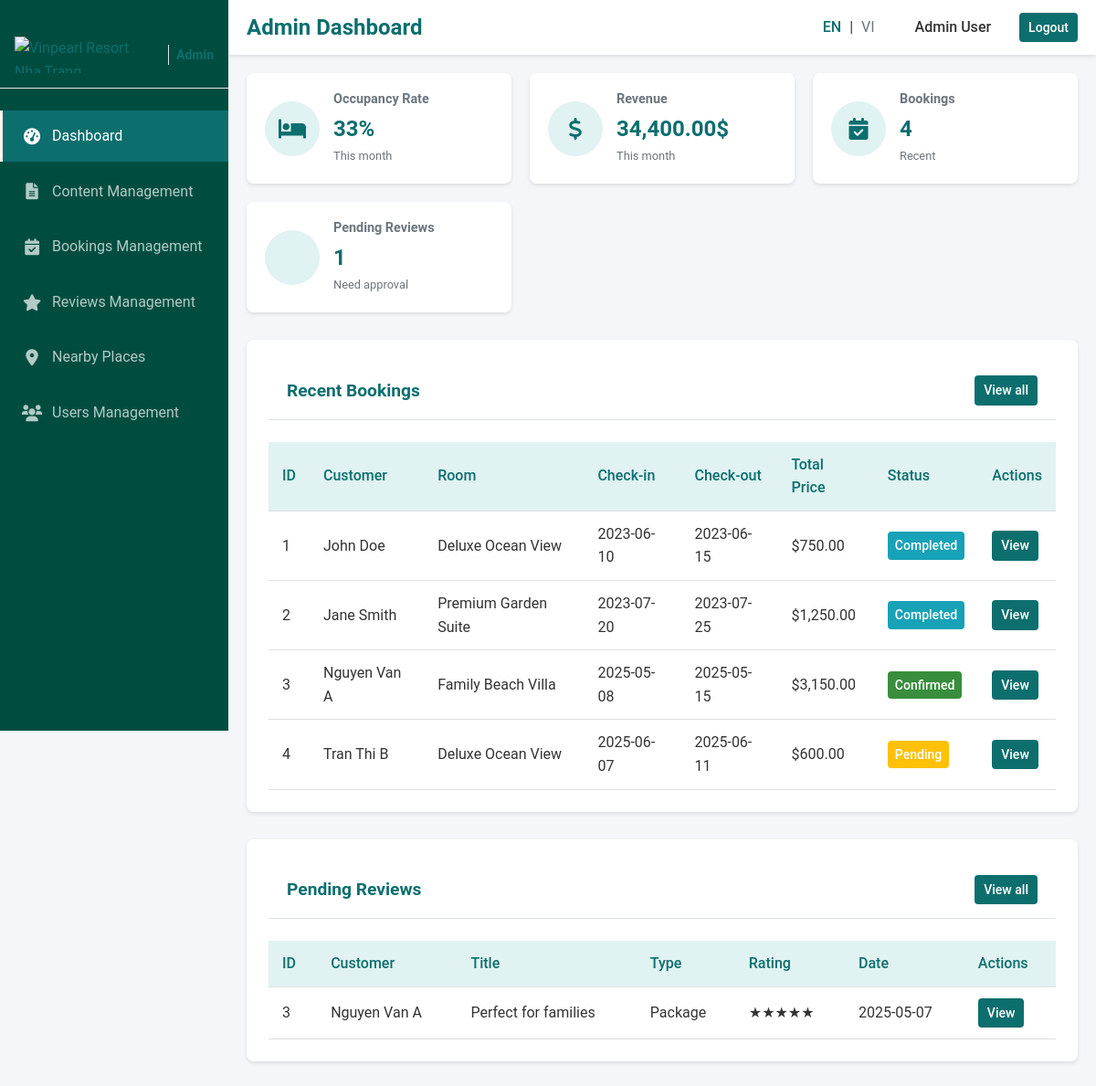
/admin/index.php (signed in), run on the app's committed database.
### tables this page shows
CREATE TABLE users (
  id INT PRIMARY KEY AUTO_INCREMENT,
  email VARCHAR(255) UNIQUE NOT NULL,
  password_hash VARCHAR(255) NOT NULL,
  full_name VARCHAR(255) NOT NULL,
  phone VARCHAR(20),
  is_admin BOOLEAN DEFAULT false,
  created_at TIMESTAMP DEFAULT CURRENT_TIMESTAMP,
  last_login TIMESTAMP NULL
);

CREATE TABLE room_bookings (
  id INT PRIMARY KEY AUTO_INCREMENT,
  user_id INT NOT NULL,
  room_id INT NOT NULL,
  check_in_date DATE NOT NULL,
  check_out_date DATE NOT NULL,
  guests INT NOT NULL,
  total_price DECIMAL(10,2) NOT NULL,
  status ENUM('pending', 'confirmed', 'cancelled', 'completed') DEFAULT 'pending',
  created_at TIMESTAMP DEFAULT CURRENT_TIMESTAMP,
  FOREIGN KEY (user_id) REFERENCES users(id) ON DELETE CASCADE,
  FOREIGN KEY (room_id) REFERENCES rooms(id) ON DELETE CASCADE
);

CREATE TABLE rooms (
  id INT PRIMARY KEY AUTO_INCREMENT,
  name_en VARCHAR(255) NOT NULL,
  name_vi VARCHAR(255) NOT NULL,
  description_en TEXT NOT NULL,
  description_vi TEXT NOT NULL,
  price_per_night DECIMAL(10,2) NOT NULL,
  capacity INT NOT NULL,
  room_size VARCHAR(50) NOT NULL,  
  bed_type VARCHAR(100) NOT NULL,  
  amenities TEXT NOT NULL,  
  image_url VARCHAR(255) NOT NULL,
  is_available BOOLEAN DEFAULT true
);

CREATE TABLE reviews (
  id INT PRIMARY KEY AUTO_INCREMENT,
  user_id INT NOT NULL,
  title_en VARCHAR(255) NOT NULL,
  title_vi VARCHAR(255) NOT NULL,
  content_en TEXT NOT NULL,
  content_vi TEXT NOT NULL,
  rating INT NOT NULL CHECK (rating BETWEEN 1 AND 5),
  type ENUM('room', 'package', 'tour') NOT NULL,
  item_id INT NOT NULL,  
  is_approved BOOLEAN DEFAULT false,
  is_hidden BOOLEAN DEFAULT false,
  created_at TIMESTAMP DEFAULT CURRENT_TIMESTAMP,
  FOREIGN KEY (user_id) REFERENCES users(id) ON DELETE CASCADE
);

### admin/index.php (the view, shortened to what the rows shown need)
<?php
require_once '../includes/auth.php';
require_once '../includes/functions.php';
$language = isset($_GET['lang']) && $_GET['lang'] === 'vi' ? 'vi' : 'en';
$conn = connectDatabase();
if ($conn) {
    $recentBookingsStmt = $conn->prepare("
        SELECT rb.id, rb.check_in_date, rb.check_out_date, rb.guests, rb.total_price, rb.status,
               u.full_name as user_name, r.name_en, r.name_vi
        FROM room_bookings rb
        JOIN users u ON rb.user_id = u.id
        JOIN rooms r ON rb.room_id = r.id
        ORDER BY rb.created_at DESC
        LIMIT 5
    ");
    $recentBookingsStmt->execute();
    $recentBookings = $recentBookingsStmt->get_result()->fetch_all(MYSQLI_ASSOC);
    $pendingReviewsStmt = $conn->prepare("
        SELECT r.id, r.title_en, r.title_vi, r.rating, r.type, r.created_at,
               u.full_name as user_name
        FROM reviews r
        JOIN users u ON r.user_id = u.id
        WHERE r.is_approved = 0
        ORDER BY r.created_at DESC
        LIMIT 5
    ");
    $pendingReviewsStmt->execute();
    $pendingReviews = $pendingReviewsStmt->get_result()->fetch_all(MYSQLI_ASSOC);
}
$pageTitle = $language === 'vi' ? 'Bảng điều khiển quản trị' : 'Admin Dashboard';
?>
<!DOCTYPE html>
<html lang="<?php echo $language; ?>">
<head>
    <link rel="stylesheet" href="../assets/css/style.css">
    <link rel="stylesheet" href="assets/css/admin.css">
    <link rel="stylesheet" href="https://cdnjs.cloudflare.com/ajax/libs/font-awesome/6.0.0/css/all.min.css">
</head>
<body class="admin-page">
    <div class="admin-layout">
        <div class="admin-content">
            <header class="admin-header">
                <div class="admin-header-title">
                    <h1><?php echo $pageTitle; ?></h1>
                </div>
                <div class="admin-user">
                    <div class="language-selector">
                        <a href="?lang=en" <?php echo $language === 'en' ? 'class="active"' : ''; ?>>EN</a> |
                        <a href="?lang=vi" <?php echo $language === 'vi' ? 'class="active"' : ''; ?>>VI</a>
                    </div>
                    <div class="admin-user-name">
                        <?php
                        $currentUser = getCurrentUser();
                        echo htmlspecialchars($currentUser['full_name']);
                        ?>
                    </div>
                    <a href="../logout.php" class="btn btn-sm"><?php echo $language === 'vi' ? 'Đăng xuất' : 'Logout'; ?></a>
                </div>
            </header>
            <main class="admin-main">
                <div class="admin-card">
                    <div class="admin-card-header">
                        <h2><?php echo $language === 'vi' ? 'Đặt phòng gần đây' : 'Recent Bookings'; ?></h2>
                    </div>
                    <div class="admin-card-content">
                        <?php if (empty($recentBookings)): ?>
                            <p><?php echo $language === 'vi' ? 'Không có đặt phòng nào gần đây.' : 'No recent bookings.'; ?></p>
                        <?php else: ?>
                            <table class="admin-table">
                                <thead>
                                    <tr>
                                        <th>ID</th>
                                        <th><?php echo $language === 'vi' ? 'Khách hàng' : 'Customer'; ?></th>
                                        <th><?php echo $language === 'vi' ? 'Phòng' : 'Room'; ?></th>
                                        <th><?php echo $language === 'vi' ? 'Ngày nhận' : 'Check-in'; ?></th>
                                        <th><?php echo $language === 'vi' ? 'Ngày trả' : 'Check-out'; ?></th>
                                        <th><?php echo $language === 'vi' ? 'Tổng giá' : 'Total Price'; ?></th>
                                        <th><?php echo $language === 'vi' ? 'Trạng thái' : 'Status'; ?></th>
                                        <th><?php echo $language === 'vi' ? 'Hành động' : 'Actions'; ?></th>
                                    </tr>
                                </thead>
                                <tbody>
                                    <?php foreach ($recentBookings as $booking): ?>
                                        <tr>
                                            <td><?php echo $booking['id']; ?></td>
                                            <td><?php echo htmlspecialchars($booking['user_name']); ?></td>
                                            <td><?php echo htmlspecialchars($booking[$language === 'vi' ? 'name_vi' : 'name_en']); ?></td>
                                            <td><?php echo formatDate($booking['check_in_date']); ?></td>
                                            <td><?php echo formatDate($booking['check_out_date']); ?></td>
                                            <td><?php echo formatCurrency($booking['total_price']); ?></td>
                                            <td>
                                                <span class="admin-badge admin-badge-<?php echo $booking['status']; ?>">
                                                    <?php
                                                    if ($language === 'vi') {
                                                        $statusLabels = [
                                                            'pending' => 'Đang chờ',
                                                            'confirmed' => 'Đã xác nhận',
                                                            'cancelled' => 'Đã hủy',
                                                            'completed' => 'Đã hoàn thành'
                                                        ];
                                                        echo $statusLabels[$booking['status']] ?? $booking['status'];
                                                    } else {
                                                        echo ucfirst($booking['status']);
                                                    }
                                                    ?>
                                                </span>
                                            </td>
                                            <td>
                                                <div class="admin-action-buttons">
                                                    <a href="booking-details.php?id=<?php echo $booking['id']; ?>" class="btn btn-sm admin-btn-view">
                                                        <?php echo $language === 'vi' ? 'Xem' : 'View'; ?>
                                                    </a>
                                                </div>
                                            </td>
                                        </tr>
                                    <?php endforeach; ?>
                                </tbody>
                            </table>
                        <?php endif; ?>
                    </div>
                </div>
                <div class="admin-card">
                    <div class="admin-card-header">
                        <h2><?php echo $language === 'vi' ? 'Đánh giá đang chờ duyệt' : 'Pending Reviews'; ?></h2>
                    </div>
                    <div class="admin-card-content">
                        <?php if (empty($pendingReviews)): ?>
                            <p><?php echo $language === 'vi' ? 'Không có đánh giá nào đang chờ duyệt.' : 'No pending reviews.'; ?></p>
                        <?php else: ?>
                            <table class="admin-table">
                                <thead>
                                    <tr>
                                        <th>ID</th>
                                        <th><?php echo $language === 'vi' ? 'Khách hàng' : 'Customer'; ?></th>
                                        <th><?php echo $language === 'vi' ? 'Tiêu đề' : 'Title'; ?></th>
                                        <th><?php echo $language === 'vi' ? 'Loại' : 'Type'; ?></th>
                                        <th><?php echo $language === 'vi' ? 'Đánh giá' : 'Rating'; ?></th>
                                        <th><?php echo $language === 'vi' ? 'Ngày' : 'Date'; ?></th>
                                        <th><?php echo $language === 'vi' ? 'Hành động' : 'Actions'; ?></th>
                                    </tr>
                                </thead>
                                <tbody>
                                    <?php foreach ($pendingReviews as $review): ?>
                                        <tr>
                                            <td><?php echo $review['id']; ?></td>
                                            <td><?php echo htmlspecialchars($review['user_name']); ?></td>
                                            <td><?php echo htmlspecialchars($review[$language === 'vi' ? 'title_vi' : 'title_en']); ?></td>
                                            <td>
                                                <?php
                                                if ($language === 'vi') {
                                                    $typeLabels = [
                                                        'room' => 'Phòng',
                                                        'package' => 'Gói',
                                                        'tour' => 'Tour'
                                                    ];
                                                    echo $typeLabels[$review['type']] ?? $review['type'];
                                                } else {
                                                    echo ucfirst($review['type']);
                                                }
                                                ?>
                                            </td>
                                            <td>
                                                <div class="rating-stars">
                                                    <?php
                                                    for ($i = 1; $i <= 5; $i++) {
                                                        echo $i <= $review['rating'] ? '★' : '☆';
                                                    }
                                                    ?>
                                                </div>
                                            </td>
                                            <td><?php echo formatDate($review['created_at']); ?></td>
                                            <td>
                                                <div class="admin-action-buttons">
                                                    <a href="review-details.php?id=<?php echo $review['id']; ?>" class="btn btn-sm admin-btn-view">
                                                        <?php echo $language === 'vi' ? 'Xem' : 'View'; ?>
                                                    </a>
                                                </div>
                                            </td>
                                        </tr>
                                    <?php endforeach; ?>
                                </tbody>
                            </table>
                        <?php endif; ?>
                    </div>
                </div>
            </main>
        </div>
    </div>
</body>
</html>

### data on the page
users: full_name "Admin User"
room_bookings: id "1", user.full_name "John Doe", room.name_en "Deluxe Ocean View", check_in_date "2023-06-10", check_out_date "2023-06-15", total_price "$750.00", status "Completed"
room_bookings: id "2", user.full_name "Jane Smith", room.name_en "Premium Garden Suite", check_in_date "2023-07-20", check_out_date "2023-07-25", total_price "$1,250.00", status "Completed"
room_bookings: id "3", user.full_name "Nguyen Van A", room.name_en "Family Beach Villa", check_in_date "2025-05-08", check_out_date "2025-05-15", total_price "$3,150.00", status "Confirmed"
room_bookings: id "4", user.full_name "Tran Thi B", room.name_en "Deluxe Ocean View", check_in_date "2025-06-07", check_out_date "2025-06-11", total_price "$600.00", status "Pending"
reviews: id "3", user.full_name "Nguyen Van A", title_en "Perfect for families", type "Package", created_at "2025-05-07"

### other printed values
$pageTitle "Admin Dashboard"
$occupancyRate "33"
$totalRevenue "34,400.00"
count($recentBookings) "4"
count($pendingReviews) "1"
